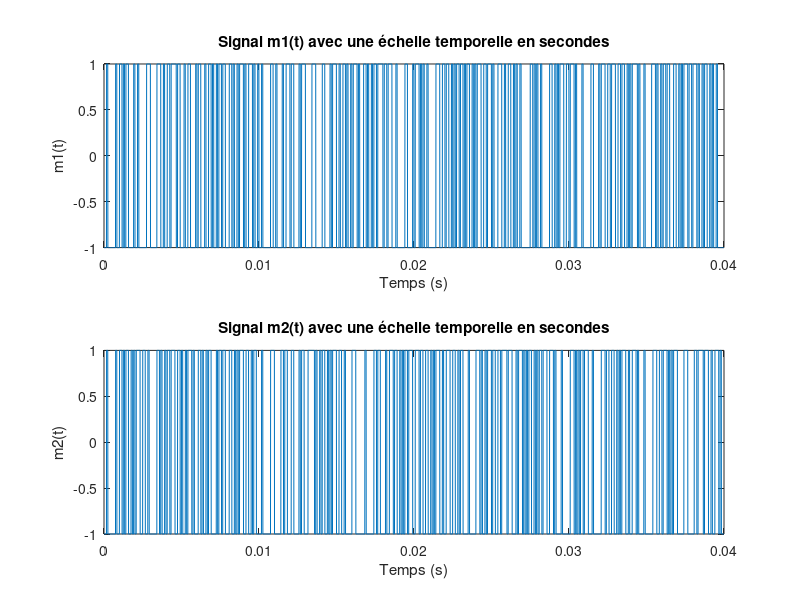
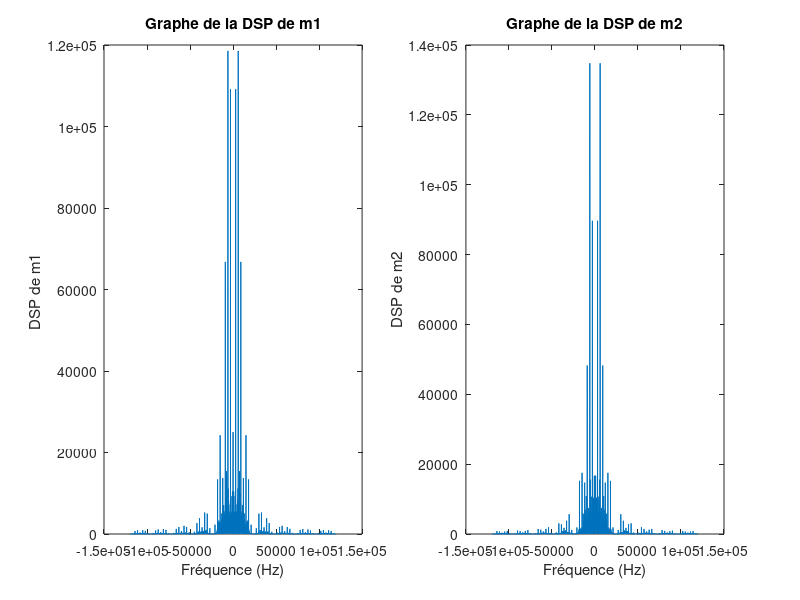
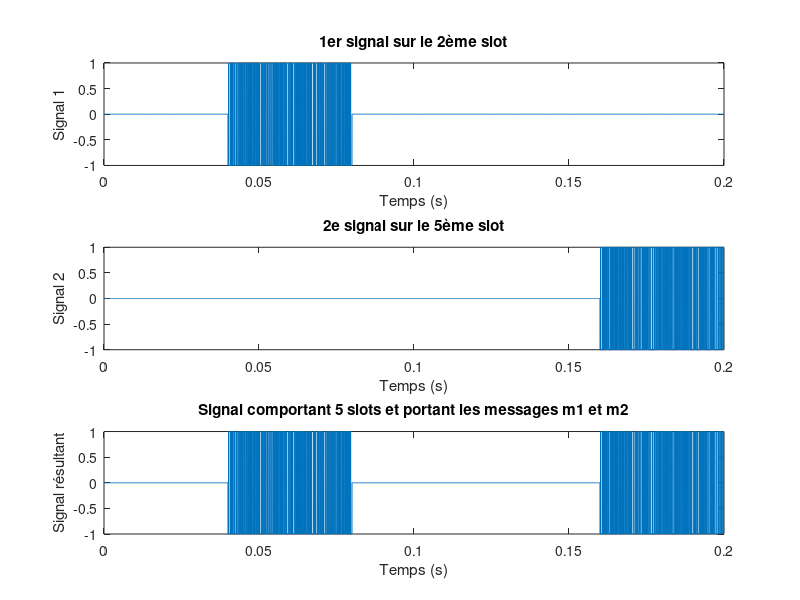
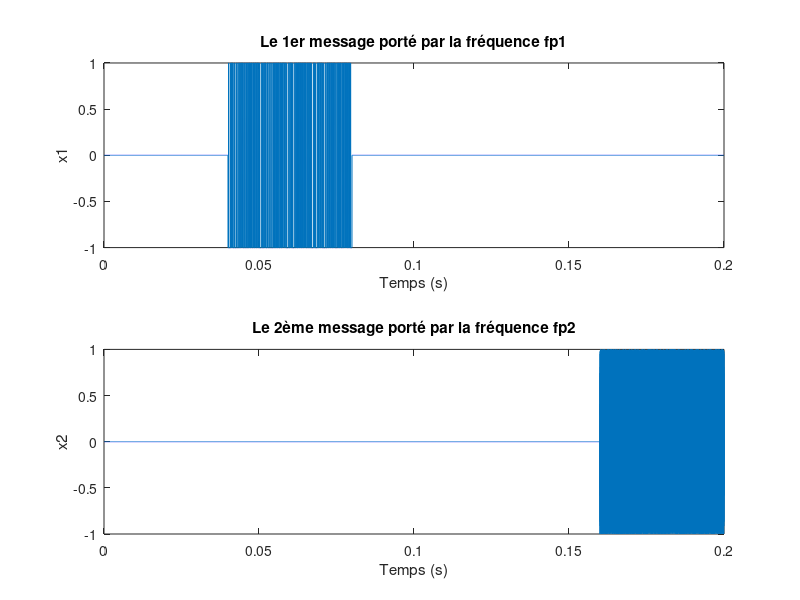

These figures' MATLAB source, in order: (Note: this script raises an error after producing the figures.)
clear
close all
%%_________________________________________________________________________
%% 3.2 Implantation
%%_________________________________________________________________________

%% 3.2.1 Modulation bande base

    % Signaux m1 et m2
load donnees1.mat
load donnees2.mat
m1 = 2*bits_utilisateur1 -1;
m2 = 2*bits_utilisateur2 -1;
Ns = 10;                      % Ns = (40*10^(-3) *120*10^3)/480
m1 = repmat(m1, Ns, 1);
m2 = repmat(m2, Ns, 1);
Te = 1 / (120*(10^3));        % Fe = 120*(10^3)
t = 0 : Te : Te*Ns*480 - Te;  % 9 = 10 - 1
m1 = m1(:)';
m2 = m2(:)';

figure(1);
subplot(2,1,1);
plot(t,m1);
xlabel("Temps (s)");
ylabel("m1(t)");
title("Signal m1(t) avec une échelle temporelle en secondes");
subplot(2,1,2);
plot(t,m2);
xlabel("Temps (s)");
ylabel("m2(t)");
title("Signal m2(t) avec une échelle temporelle en secondes");

     % Densité spectrale
Fe = 1/ Te;  
DSP1 = (1/Ns)*abs(fft(m1)).^2;
DSP2 = (1/Ns)*abs(fft(m2)).^2;
freq1 = -Fe : 2*Fe/(length(fft(m1))-1) :  Fe;
freq2 = -Fe : 2*Fe/(length(fft(m2))-1) :  Fe;
  
figure(2);
subplot(1,2,1);
plot(freq1, fftshift(DSP1));
xlabel("Fréquence (Hz)");
ylabel("DSP de m1 ");
title("Graphe de la DSP de m1"),
subplot(1,2,2);
plot(freq2, fftshift(DSP2));
xlabel('Fréquence (Hz)');
ylabel('DSP de m2');
title('Graphe de la DSP de m2')

%% 3.2.2 Construction du signal MF-TDMA
  % 3.2.2.1)a
    % générer un signal nul sur 40 ms
s_vide = zeros(1,length(m1));  

    % générer un signal comportant 5 slots de durée T = 40 ms contenant m1(t)
s1 = [s_vide ,m1, s_vide ,s_vide ,s_vide];
T1 = 0 : Te : (length(s1)-1)*Te;
  
figure(3);
subplot(3,1,1);
plot(T1,s1);
xlabel("Temps (s)");
ylabel("Signal 1");
title("1er signal sur le 2ème slot");

    % générer un signal comportant 5 slots de durée T = 40 ms contenant m2(t)
s2 = [s_vide,s_vide,s_vide,s_vide,m2];
T2 = 0 : Te : (length(s2)-1)*Te;
  
subplot(3,1,2);
plot(T2,s2);
xlabel("Temps (s)");
ylabel("Signal 2");
title("2e signal sur le 5ème slot");

    % le signal comportant 5 slots de durée T = 40 ms contenant m1(t) et m2(t)
s3 = [s_vide,m1,s_vide,s_vide,m2];
T3 = 0 : Te : (length(s3)-1)*Te;

subplot(3,1,3);
plot(T3,s3);
xlabel("Temps (s)");
ylabel("Signal résultant");
title("Signal comportant 5 slots et portant les messages m1 et m2");

   %  3.2.2.1)b
    % placer pour chaque utilisateur, les messages m1 et m2 sur les
    % fréquences porteuses allouées
x1 = s1;                                % dans ce cas fp1  = 0 Khz
fp2 = (46*10^3);
temps = 0: Te: (length(s2)-1)*Te;
x2 = s2.*cos(2*pi*fp2*temps);
message = 0 : Te : (length(x2)-1)*Te;

figure(4);
subplot(2,1,1);
plot(message,x1);
xlabel("Temps (s)");
ylabel("x1");
title("Le 1er message porté par la fréquence fp1");
subplot(2,1,2);
plot(message,x2);
xlabel("Temps (s)");
ylabel("x2");
title("Le 2ème message porté par la fréquence fp2");

% 3.2.2.2)
    % Sommer les signaux x1(t) et x2(t) et ajouter le bruit gaussien pour obtenir le signal MF-TDMA
Psignal = mean(abs(x1+x2).^2);
Pbruit = Psignal*(10^-10);
bruit = sqrt(Pbruit)*randn(1,5*length(m1));
trame_MFTDMA = bruit+x1+x2;                 % la trame MF-TDMA à laquelle on a ajouté un bruit gaussien
T3 = 0: Te: (length(trame_MFTDMA)-1)*Te;

figure(5);
plot(T3,trame_MFTDMA);
title("Graphe du signal bruité MF-TDMA");
xlabel("Temps (s)");
ylabel("Signal x");

% 3.2.2.3)
    % la densité spectrale de puissance du signal MF-TDMA
fft_MFTDMA = fft(trame_MFTDMA);
DSP_MFTDMA = (1/length(fft_MFTDMA))*(abs(fft_MFTDMA)).^2;    % DSP du signal MF-TDMA

figure(6);
plot(linspace(-Fe/2,Fe/2,length(DSP_MFTDMA)),fftshift(DSP_MFTDMA));
xlabel("Fréquence (Hz)");
ylabel("DSP");
title("DSP du signal MF-TDMA");

%%_________________________________________________________________________
%% 4.1 Démultiplexage des porteuses
%%_________________________________________________________________________

%% 4.1.1 Synthèse du filtre passe-bas
 
% 4.1.2.3)
% la réponse impulsionnelle et la réponse en fréquence du filtre passe-bas de
% type RIF permettant de récupérer le signal x1(t) provenant de l'utilisateur 1

% réponse impulsionnelle
N = 61;             % ordre du filtre
k = -(N-1)/2:(N-1)/2;
fcoupure = fp2/2;
pb = 2*fcoupure*Te*sinc(2*k*fcoupure*Te);
T4 = linspace(-1/fp2,1/fp2,length(pb));

figure(7);
subplot(2,1,1);
plot(T4,pb);
xlabel("Temps (s)");
ylabel("y(t)");
title("Réponse impulsionnelle du filtre passe-bas");

% réponse fréquentielle
Hpb = fftshift(fft(pb));
F4 = linspace(-fp2,fp2,length(Hpb));

subplot(2,1,2);
plot(F4,abs(Hpb));
xlabel("Fréquence (Hz)");
ylabel("H pb");
title("Réponse fréquencielle du filtre passe-bas");

% 4.1.2.4)
 % la densité spectrale de puissance du signal MF-TDMA reçu et le module 
 % de la réponse en fréquences du filtre implanté
F5 = linspace(-fp2,fp2,length(fft(pb,length(DSP_MFTDMA))));
filtre_passebas_normalise = (1/max(fft(pb,length(DSP_MFTDMA))))*abs(fft(pb,length(DSP_MFTDMA)));
DSP_MFTDMA_normalise = (1/max(DSP_MFTDMA))*abs(DSP_MFTDMA);

figure(8);
plot(F5,fftshift(abs(filtre_passebas_normalise)));
hold on;
plot(F5,fftshift(DSP_MFTDMA_normalise));
hold off;
xlabel("Fréquence (Hz)");
ylabel("Réponse en fréquence");
title("Superposition de la réponse en fréquence du filtre Pb et DSP du signal MF-TDMA reçu");
legend("Filtre Pb","DSP du signal MF-TDMA"); 

%% 4.1.2 Synthèse du filtre passe-Haut

% 4.1.2.3)
% déduction de la synthèse du filtre passe-haut de celle du filtre passe-bas.
% Réponse impulsionnelle du filtre passe-haut
ph = -pb;
ph((N-1)/2+1) = 1-pb((N-1)/2+1);

figure(9);
subplot(2,1,1);
plot(T4,ph);
xlabel("Temps (s)");
ylabel("y1(t)");
title("Réponse impulsionnelle du filtre passe-haut");

% Réponse fréquentielle du filtre passe-haut
Hph = fft(ph);
F6 = linspace(-fp2,fp2,length(ph));

subplot(2,1,2);
plot(F6,fftshift(abs(Hph)));
xlabel("Fréquence (Hz)");
ylabel("Y1(f)");
title("Réponse en fréquence du filtre passe-haut");

% 4.1.2.4)
% Densité spectrale de puissance du signal MF-TDMA reçu et module de 
% la réponse en fréquences du filtre implanté
ffiltre_passehaut = fft(ph,length(DSP_MFTDMA_normalise));    
f_passehaut_normalise = (1/max(ffiltre_passehaut))*abs(ffiltre_passehaut);
F7= linspace(-fp2/2,fp2/2,length(f_passehaut_normalise));

figure(10);
plot(F7,abs(fftshift(f_passehaut_normalise)));
hold on;
plot(F7,abs(fftshift(DSP_MFTDMA_normalise)));
hold off;
xlabel("Fréquence (Hz)");
ylabel("Réponse en fréquence");
title("Superposition de la réponse féquentiellelle du filtre passe-haut et DSP du signal");
legend("Filtre Ph","DSP du signal MF-TDMA");

%% 4.1.3 Filtrage

    % Tracés de x_tilde_1 et x_tilde_2   

x_tilde_1 = conv(trame_MFTDMA,pb,'same');
x_tilde_2 = conv(trame_MFTDMA,ph,'same');
T3 = linspace(0,200*(10^-3),length(x_tilde_1));

figure(11); 
subplot(2,1,1);
plot(T3,x_tilde_1);
xlabel("Temps (s)");
ylabel("x_tilde_1");
title("Filtrage du message 1");
subplot(2,1,2);
plot(T3,x_tilde_2);
xlabel("Temps (s)");
ylabel("x_tilde_2");
title("Filtrage du message 2");

%%_________________________________________________________________________
%% 4.2 Retour en bande de base
%%_________________________________________________________________________

    % retard
retard = 30;
    % Retour en bande de base
fp1 = 0;    
Tf = 0:Te:(length(x_tilde_2)-1)*Te;
x_tilde_1_bande = x_tilde_1.*cos(2*pi*fp1*Tf);
x_tilde_2_bande = x_tilde_2.*cos(2*pi*fp2*Tf);
x_tilde_1_bande_1 = [x_tilde_1_bande, zeros(1, retard)];
x_tilde_2_bande_2 = [x_tilde_2_bande, zeros(1, retard)];
x1_final = filter(pb, 1, x_tilde_1_bande_1);
x2_final = filter(pb, 1, x_tilde_2_bande_2);
x1_final = x1_final(retard + 1: end);
x2_final = x2_final(retard + 1 : end);

%%_________________________________________________________________________
%% 4.3 Détection du slot utile
%%_________________________________________________________________________

tranche_1 =reshape(x1_final, length(m1), 5);
tranche_2 =reshape(x2_final, length(m1), 5);
energie_1 = mean(abs(tranche_1).^2)*length(tranche_1);
energie_2 = mean(abs(tranche_2).^2)*length(tranche_2);
[~, slot_1] = max(energie_1);
[~, slot_2] = max(energie_2);
slot1 = tranche_1(:, slot_1);
slot2 = tranche_2(:, slot_2);
% subplot(2,1,1);
% plot(t, slot1);
% xlabel("Temps (s))");
% ylabel("slot1");
% title("le slot1 en fonction du temps");
% subplot(2,1,2);
% plot(t, slot1);
% xlabel("Temps (s)");
% ylabel("slot2");
% title("le slot2 en fonction du temps");

%%_________________________________________________________________________
%% 4.4 Démodulation bande de base
%%_________________________________________________________________________
SignalFiltre_1 = conv(slot1, ones(1,Ns), 'same');
SignalEchantillonne_1 = SignalFiltre_1(1:Ns:end);
BitsRecuperes_1 = (sign(SignalEchantillonne_1)+1)/2;

SignalFiltre_2 = conv(slot2, ones(1,Ns), 'same');
SignalEchantillonne_2 = SignalFiltre_2(1:Ns:end);
BitsRecuperes_2 = (sign(SignalEchantillonne_2)+1)/2;

texte_1=bin2str(BitsRecuperes_1);
texte_2=bin2str(BitsRecuperes_2);
fprintf('Le message 1 est :\n\t %s\n\n', texte_1);
fprintf('Le message 2 est :\n\t %s\n', texte_2);
